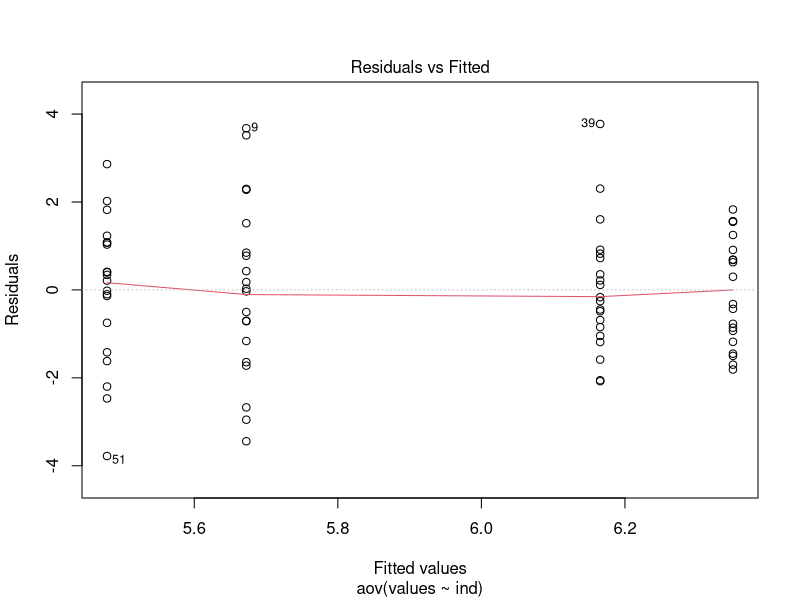
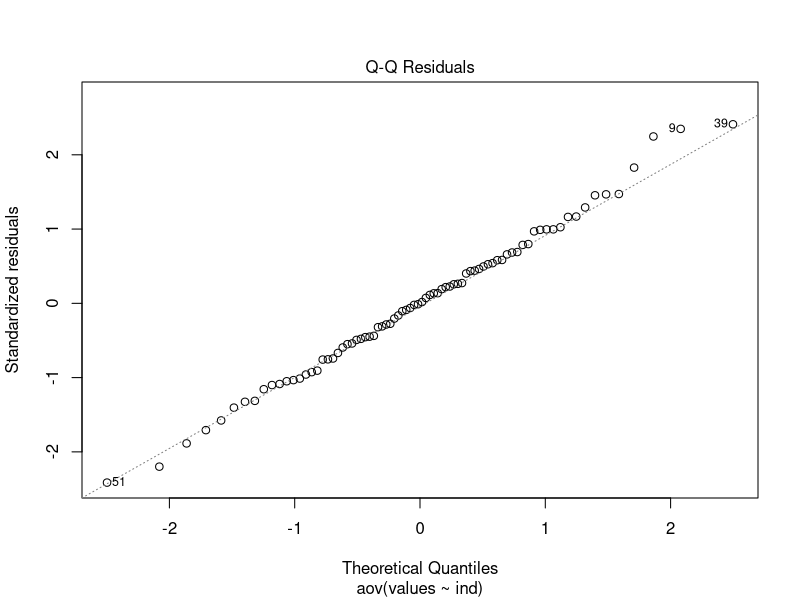
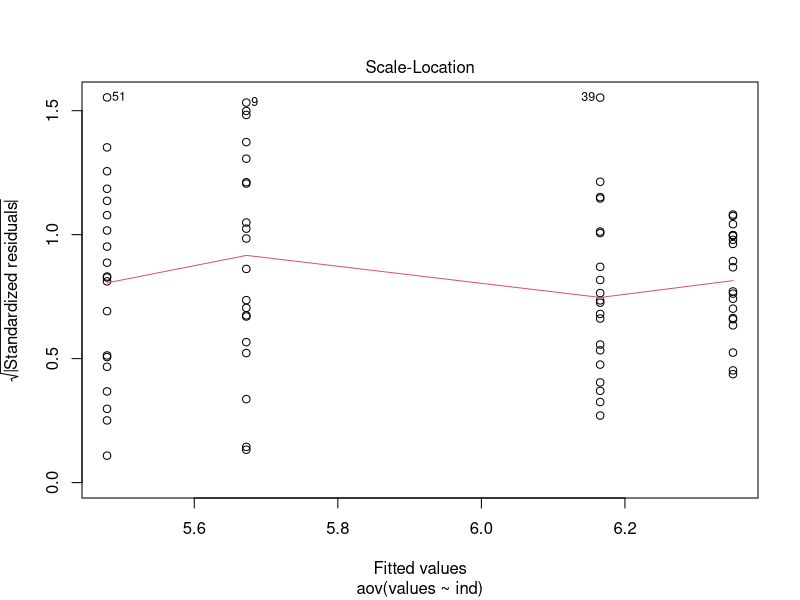
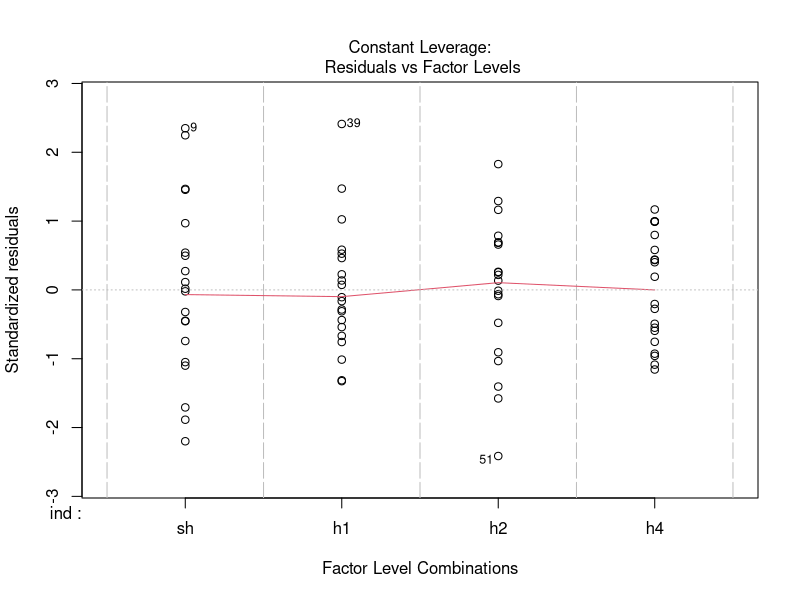

R code for these plots, in order:
#Problem1(2.22 a-d)
hours = c(159,280,101,212,224,379,179,264,222,362,168,250,149,260,485,170)
mean(hours)
sd(hours)
t.test(hours, mu=225, altern="greater", conf=0.95, paired=F, var.equ=T) 

t.test(hours, mu=225, altern="greater",conf=0.95, paired=F, var.equ=F)

#Problem2(2.26 a-b)
t1 = c(65,82,81,67,57,59,66,75,82,70)
t2 = c(64,56,71,69,83,74,59,82,65,79)
sd(t1)
sd(t2)
var.test(t1,t2)

t.test(t1, t2, altern="two.sided", conf=.95, paired=F, var.equ=T) 

#Problem3(2.33)
bo1 = c(6.08,6.22,7.99,7.4,6.48,7.99,6.32,7.60,6.03,7.52) 
bo2 = c(5.73,5.80,8.42,6.84,6.43,8.76,6.32,7.62,6.59,7.67)
t.test(bo1, bo2, altern="two.sided", conf=.95, paired=T, var.equ=F)
wilcox.test(bo1, bo2, paired=T)


#Problem4(3.6)
sh = c(4.51,7.95,4.97,3.00,7.97,2.23,3.95,5.64,9.35,6.52,4.96,6.10,7.19,4.03,2.72,9.19,5.17,5.70,5.85,6.45)
h1 = c(5.32,6,5.12,7.08,5.48,6.52,4.09,6.28,7.77,5.68,8.47,4.58,4.11,5.72,5.91,6.89,6.99,4.98,9.94,6.38)
h2 = c(4.73,5.82,5.69,3.86,4.06,6.56,8.34,3.01,6.71,6.51,1.7,5.89,6.55,5.34,5.88,7.50,3.28,5.38,7.30,5.46)
h4 = c(7.03,4.65,6.65,5.49,6.98,4.85,7.26,5.92,5.58,7.91,4.90,4.54,8.18,5.42,6.03,7.04,5.17,7.60,7.90,7.91)
data = data.frame(cbind(sh,h1,h2,h4))
data_st <- stack(data)
data_st
anova_res <- aov(values ~ ind, data = data_st)
summary(anova_res)
TukeyHSD(anova_res)
plot(anova_res)
#Problem5(3.16)
temp_100 = c(21.8, 21.9,21.7,21.6, 21.7)
temp_125 = c(21.7,21.4,21.5,21.4)
temp_150 = c(21.9,21.8,21.8,21.6,21.5)
temp_175 = c(21.9,21.7,21.8,21.4)


#Problem6
#Problem7
79.4 - 2.179*sqrt(15.6/5)
79.4 + 2.179*sqrt(15.6/5)

79.4 - 100.4 - 3.055*sqrt(2*15.6/5)
79.4 - 100.4 + 3.055*sqrt(2*15.6/5)
